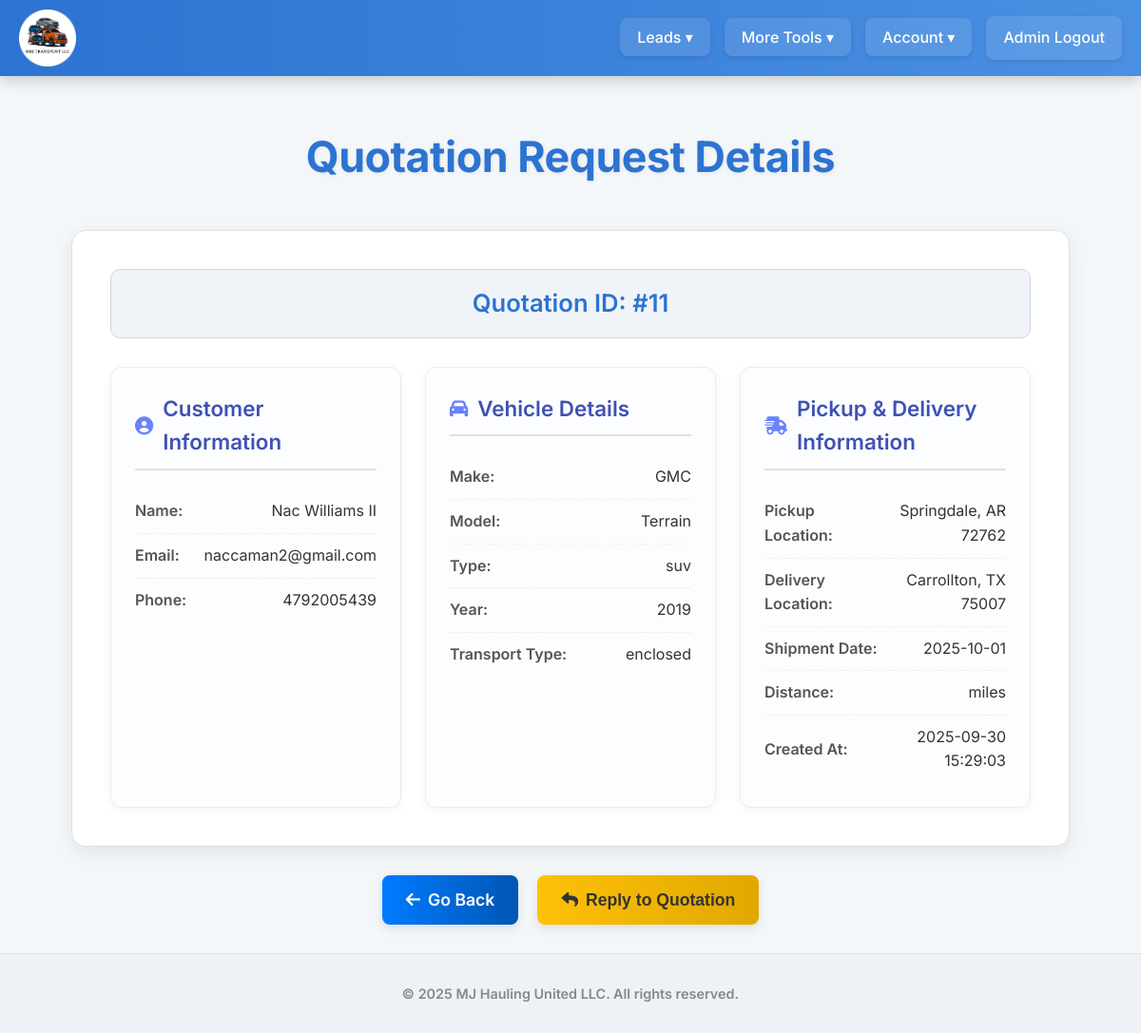
Screenshot of /view_quote.php?id=11 (signed in) with the database file from the repository.
### tables this page shows
CREATE TABLE `shipment_quote` (
  `id` int NOT NULL,
  `customer_name` varchar(100) NOT NULL,
  `customer_email` varchar(100) NOT NULL,
  `customer_phone` varchar(20) NOT NULL,
  `pickup_city` varchar(150) NOT NULL,
  `pickup_state` varchar(50) NOT NULL,
  `pickup_zipcode` int NOT NULL,
  `delivery_city` varchar(150) NOT NULL,
  `delivery_state` varchar(50) NOT NULL,
  `delivery_zipcode` int NOT NULL,
  `vehicle_year` int NOT NULL,
  `vehicle_make` varchar(100) NOT NULL,
  `vehicle_model` varchar(100) NOT NULL,
  `vehicle_type` varchar(50) NOT NULL,
  `transport_type` varchar(50) NOT NULL,
  `shipment_date` date NOT NULL,
  `special_instructions` text,
  `created_at` datetime NOT NULL DEFAULT CURRENT_TIMESTAMP
);

### view_quote.php (the view, shortened to what this page needs)
<?php
$db_host = 'localhost';
$db_name = '';
$db_user = '';
$db_pass = '';
try {
    $pdo = new PDO("mysql:host=$db_host;dbname=$db_name;charset=utf8mb4", $db_user, $db_pass);
    $pdo->setAttribute(PDO::ATTR_ERRMODE, PDO::ERRMODE_EXCEPTION);
} catch (PDOException $e) {
    die("Database connection failed: " . $e->getMessage());
}
$quote = null;
$quote_id = filter_input(INPUT_GET, 'id', FILTER_VALIDATE_INT);
if ($quote_id && $quote_id > 0) {
    try {
        $stmt = $pdo->prepare("SELECT * FROM shipment_quote WHERE id = :id");
        $stmt->execute([':id' => $quote_id]);
        $quote = $stmt->fetch(PDO::FETCH_ASSOC);
    } catch (PDOException $e) {
        error_log("Error fetching quotation details: " . $e->getMessage());
        redirectWithStatus('admin.php', 'error', 'Error fetching quotation details.');
    }
} else {
    $get_id = $_GET['id'] ?? 'not set';
    $post_id = $_POST['quote_id'] ?? 'not set';
    error_log("No valid quotation ID provided. GET id: $get_id, POST quote_id: $post_id");
    redirectWithStatus('admin.php', 'error', 'No quotation ID provided. GET: ' . $get_id . ', POST: ' . $post_id);
}
?>
<!DOCTYPE html>
<html lang="en">
<head>
    <link rel="stylesheet" href="https://cdnjs.cloudflare.com/ajax/libs/font-awesome/6.0.0-beta3/css/all.min.css">
</head>
<body>
    <div class="navbar">
        <img style="width: 60px" class="img-responsive" src="assets/img/logo/logo.png" alt="Logo">
        <div class="navbar-links">
            <div class="dropdown">
                <a href="#">Leads &#9662;</a>
            </div>
            <div class="dropdown">
                <a href="#">More Tools &#9662;</a>
            </div>
            <div class="dropdown">
                <a href="#">Account &#9662;</a>
            </div>
            <a href="admin.php?logout=true">Admin Logout</a>
        </div>
    </div>
    <div class="main-content">
        <h1 class="page-title">Quotation Request Details</h1>
        <?php if ($quote): ?>
            <div class="details-container">
                <div class="quote-id-header">Quotation ID: #<?php echo htmlspecialchars($quote['id']); ?></div>
                <div class="details-grid">
                    <div class="detail-group-card">
                        <h3><i class="fas fa-user-circle"></i> Customer Information</h3>
                        <div class="detail-item">
                            <div class="detail-label">Name:</div>
                            <div class="detail-value"><?php echo htmlspecialchars($quote['customer_name']); ?></div>
                        </div>
                        <div class="detail-item">
                            <div class="detail-label">Email:</div>
                            <div class="detail-value"><?php echo htmlspecialchars($quote['customer_email']); ?></div>
                        </div>
                        <div class="detail-item">
                            <div class="detail-label">Phone:</div>
                            <div class="detail-value"><?php echo htmlspecialchars($quote['customer_phone']); ?></div>
                        </div>
                    </div>
                    <div class="detail-group-card">
                        <h3><i class="fas fa-car"></i> Vehicle Details</h3>
                        <div class="detail-item">
                            <div class="detail-label">Make:</div>
                            <div class="detail-value"><?php echo htmlspecialchars($quote['vehicle_make']); ?></div>
                        </div>
                        <div class="detail-item">
                            <div class="detail-label">Model:</div>
                            <div class="detail-value"><?php echo htmlspecialchars($quote['vehicle_model']); ?></div>
                        </div>
                        <div class="detail-item">
                            <div class="detail-label">Type:</div>
                            <div class="detail-value"><?php echo htmlspecialchars($quote['vehicle_type']); ?></div>
                        </div>
                        <div class="detail-item">
                            <div class="detail-label">Year:</div>
                            <div class="detail-value"><?php echo htmlspecialchars($quote['vehicle_year']); ?></div>
                        </div>
                        <div class="detail-item">
                            <div class="detail-label">Transport Type:</div>
                            <div class="detail-value"><?php echo htmlspecialchars($quote['transport_type']); ?></div>
                        </div>
                    </div>
                    <div class="detail-group-card">
                        <h3><i class="fas fa-shipping-fast"></i> Pickup & Delivery Information</h3>
                        <div class="detail-item">
                            <div class="detail-label">Pickup Location:</div>
                            <div class="detail-value"><?php echo htmlspecialchars($quote['pickup_city']) . ', ' . htmlspecialchars($quote['pickup_state']) . ' ' . htmlspecialchars($quote['pickup_zipcode']); ?></div>
                        </div>
                        <div class="detail-item">
                            <div class="detail-label">Delivery Location:</div>
                            <div class="detail-value"><?php echo htmlspecialchars($quote['delivery_city']) . ', ' . htmlspecialchars($quote['delivery_state']) . ' ' . htmlspecialchars($quote['delivery_zipcode']); ?></div>
                        </div>
                        <div class="detail-item">
                            <div class="detail-label">Shipment Date:</div>
                            <div class="detail-value"><?php echo htmlspecialchars($quote['shipment_date']); ?></div>
                        </div>
                        <div class="detail-item">
                            <div class="detail-label">Distance:</div>
                            <div class="detail-value"><?php echo htmlspecialchars($quote['distance']); ?> miles</div>
                        </div>
                        <div class="detail-item">
                            <div class="detail-label">Created At:</div>
                            <div class="detail-value"><?php echo htmlspecialchars($quote['created_at']); ?></div>
                        </div>
                    </div>
                </div>
            </div>
            <div class="action-buttons">
                <a href="quotation_requests.php" class="btn"><i class="fas fa-arrow-left"></i> Go Back</a>
                <button class="btn email-btn" onclick="openEmailModal()">
                    <i class="fas fa-reply"></i> Reply to Quotation
                </button>
            </div>
        <?php endif; ?>
    </div>
    <footer>&copy; <?php echo date('Y'); ?> MJ Hauling United LLC. All rights reserved.</footer>
</body>
</html>

### view_quote.php (style rules this page uses)
body { font-family: 'Inter', sans-serif; background: #f4f7f9; padding: 0; margin: 0; color: #333; display: flex; flex-direction: column; min-height: 100vh; padding-top: 70px; box-sizing: border-box; overflow-x: hidden; line-height: 1.6; }
.navbar { background: #2c73d2; padding: 10px 20px; display: flex; justify-content: space-between; align-items: center; box-shadow: 0 4px 15px rgba(0, 0, 0, 0.2); position: fixed; top: 0; left: 0; width: 100%; z-index: 1000; box-sizing: border-box; background: linear-gradient(to right, #2c73d2, #4a90e2); }
.navbar-links { display: flex; align-items: center; flex-wrap: wrap; gap: 15px; margin: 0; padding: 0; list-style: none; }
.navbar-links a { color: white; text-decoration: none; padding: 10px 18px; border-radius: 8px; transition: all 0.3s ease; font-weight: 500; white-space: nowrap; background-color: rgba(255, 255, 255, 0.1); box-shadow: 0 2px 5px rgba(0,0,0,0.1); }
.dropdown { position: relative; display: inline-block; }
.main-content { width: 100%; max-width: 1100px; margin: 30px auto; padding: 0 25px; box-sizing: border-box; }
h1.page-title { text-align: center; color: #2c73d2; margin-bottom: 2.5rem; font-size: 2.8rem; font-weight: 700; text-shadow: 1px 1px 4px rgba(0,0,0,0.08); letter-spacing: -0.5px; }
.details-container { background: #fff; padding: 40px; border-radius: 15px; box-shadow: 0 6px 20px rgba(0, 0, 0, 0.08); border: 1px solid #e0e0e0; }
.quote-id-header { text-align: center; background-color: #f0f4f8; color: #2c73d2; padding: 15px; border-radius: 10px; margin-bottom: 30px; font-size: 1.6rem; font-weight: 600; border: 1px solid #d0d7e0; }
.details-grid { display: grid; grid-template-columns: repeat(auto-fit, minmax(300px, 1fr)); gap: 25px; }
.detail-group-card { background-color: #fcfdfe; border-radius: 12px; padding: 25px; border: 1px solid #e9ecef; box-shadow: 0 2px 10px rgba(0,0,0,0.05); }
.detail-group-card h3 { color: #3f51b5; font-size: 1.4rem; margin-top: 0; margin-bottom: 20px; padding-bottom: 10px; border-bottom: 2px solid #e0e0e0; font-weight: 600; display: flex; align-items: center; gap: 10px; }
.detail-group-card h3 .fas { font-size: 1.2rem; color: #6a82fb; }
.detail-item { display: flex; align-items: center; padding: 10px 0; border-bottom: 1px dashed #eee; }
.detail-item:last-child { border-bottom: none; }
.detail-label { font-weight: 600; color: #555; flex-basis: 50%; }
.detail-value { flex-basis: 50%; text-align: right; word-wrap: break-word; color: #333; }
.action-buttons { display: flex; justify-content: center; flex-wrap: wrap; gap: 20px; margin-top: 30px; }
.action-buttons .btn { background: linear-gradient(to right, #007bff, #0056b3); color: white; padding: 12px 25px; border: none; border-radius: 8px; font-size: 1.1rem; cursor: pointer; text-decoration: none; transition: all 0.3s ease; font-weight: 600; box-shadow: 0 4px 12px rgba(0, 0, 0, 0.1); display: inline-flex; align-items: center; gap: 8px; }
.action-buttons .email-btn { background: linear-gradient(to right, #ffc107, #e0a800); color: #333; text-shadow: none; }
footer { text-align: center; margin-top: auto; padding: 30px; font-weight: 600; color: #888; font-size: 0.9rem; background-color: #eef2f7; border-top: 1px solid #e0e0e0; }

### rows the page displays
shipment_quote: id "11", customer_name "Nac Williams II", customer_email "naccaman2@gmail.com", customer_phone "4792005439", vehicle_make "GMC", vehicle_model "Terrain", vehicle_type "suv", vehicle_year "2019", transport_type "enclosed", pickup_city "Springdale", pickup_state "AR", pickup_zipcode "72762", delivery_city "Carrollton", delivery_state "TX", delivery_zipcode "75007", shipment_date "2025-10-01", created_at "2025-09-30 15:29:03"
